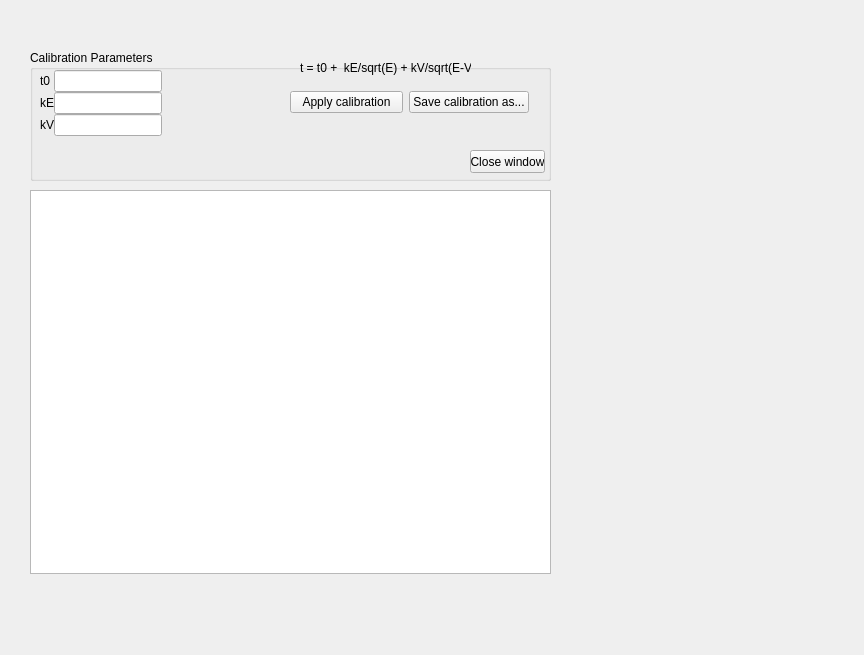
<?xml version="1.0" encoding="UTF-8"?>
<ui version="4.0">
 <class>Calibration_Panel</class>
 <widget class="QWidget" name="Calibration_Panel">
  <property name="geometry">
   <rect>
    <x>0</x>
    <y>0</y>
    <width>864</width>
    <height>655</height>
   </rect>
  </property>
  <property name="windowTitle">
   <string>Form</string>
  </property>
  <widget class="QGroupBox" name="groupBox_2">
   <property name="geometry">
    <rect>
     <x>30</x>
     <y>50</y>
     <width>521</width>
     <height>131</height>
    </rect>
   </property>
   <property name="sizePolicy">
    <sizepolicy hsizetype="Expanding" vsizetype="Expanding">
     <horstretch>0</horstretch>
     <verstretch>0</verstretch>
    </sizepolicy>
   </property>
   <property name="title">
    <string>Calibration Parameters</string>
   </property>
   <widget class="QWidget" name="horizontalLayoutWidget_2">
    <property name="geometry">
     <rect>
      <x>10</x>
      <y>20</y>
      <width>181</width>
      <height>64</height>
     </rect>
    </property>
    <layout class="QHBoxLayout" name="horizontalLayout_3">
     <property name="spacing">
      <number>0</number>
     </property>
     <property name="sizeConstraint">
      <enum>QLayout::SetFixedSize</enum>
     </property>
     <item>
      <layout class="QVBoxLayout" name="verticalLayout_2">
       <property name="spacing">
        <number>0</number>
       </property>
       <property name="sizeConstraint">
        <enum>QLayout::SetMaximumSize</enum>
       </property>
       <item>
        <widget class="QLabel" name="t0_label">
         <property name="sizePolicy">
          <sizepolicy hsizetype="Preferred" vsizetype="Expanding">
           <horstretch>0</horstretch>
           <verstretch>0</verstretch>
          </sizepolicy>
         </property>
         <property name="text">
          <string>t0</string>
         </property>
        </widget>
       </item>
       <item>
        <widget class="QLabel" name="kE_label">
         <property name="sizePolicy">
          <sizepolicy hsizetype="Preferred" vsizetype="Expanding">
           <horstretch>0</horstretch>
           <verstretch>0</verstretch>
          </sizepolicy>
         </property>
         <property name="text">
          <string>kE</string>
         </property>
        </widget>
       </item>
       <item>
        <widget class="QLabel" name="kV_label">
         <property name="sizePolicy">
          <sizepolicy hsizetype="Preferred" vsizetype="Expanding">
           <horstretch>0</horstretch>
           <verstretch>0</verstretch>
          </sizepolicy>
         </property>
         <property name="text">
          <string>kV</string>
         </property>
        </widget>
       </item>
      </layout>
     </item>
     <item>
      <layout class="QVBoxLayout" name="verticalLayout_3">
       <property name="spacing">
        <number>0</number>
       </property>
       <property name="sizeConstraint">
        <enum>QLayout::SetMaximumSize</enum>
       </property>
       <item>
        <widget class="QLineEdit" name="t0_value">
         <property name="sizePolicy">
          <sizepolicy hsizetype="Expanding" vsizetype="Expanding">
           <horstretch>0</horstretch>
           <verstretch>0</verstretch>
          </sizepolicy>
         </property>
        </widget>
       </item>
       <item>
        <widget class="QLineEdit" name="kE_value">
         <property name="sizePolicy">
          <sizepolicy hsizetype="Expanding" vsizetype="Expanding">
           <horstretch>0</horstretch>
           <verstretch>0</verstretch>
          </sizepolicy>
         </property>
        </widget>
       </item>
       <item>
        <widget class="QLineEdit" name="kV_value">
         <property name="sizePolicy">
          <sizepolicy hsizetype="Expanding" vsizetype="Expanding">
           <horstretch>0</horstretch>
           <verstretch>0</verstretch>
          </sizepolicy>
         </property>
        </widget>
       </item>
      </layout>
     </item>
    </layout>
   </widget>
   <widget class="QWidget" name="layoutWidget">
    <property name="geometry">
     <rect>
      <x>260</x>
      <y>40</y>
      <width>239</width>
      <height>25</height>
     </rect>
    </property>
    <layout class="QHBoxLayout" name="horizontalLayout">
     <item>
      <widget class="QPushButton" name="applyButton">
       <property name="text">
        <string>Apply calibration</string>
       </property>
      </widget>
     </item>
     <item>
      <widget class="QPushButton" name="saveButton">
       <property name="text">
        <string>Save calibration as...</string>
       </property>
      </widget>
     </item>
    </layout>
   </widget>
   <widget class="QLabel" name="kE_label_2">
    <property name="geometry">
     <rect>
      <x>270</x>
      <y>10</y>
      <width>171</width>
      <height>16</height>
     </rect>
    </property>
    <property name="text">
     <string>t = t0 +  kE/sqrt(E) + kV/sqrt(E-V)</string>
    </property>
   </widget>
   <widget class="QPushButton" name="closeButton">
    <property name="geometry">
     <rect>
      <x>440</x>
      <y>100</y>
      <width>75</width>
      <height>23</height>
     </rect>
    </property>
    <property name="text">
     <string>Close window</string>
    </property>
   </widget>
  </widget>
  <widget class="QSplitter" name="splitter">
   <property name="geometry">
    <rect>
     <x>30</x>
     <y>190</y>
     <width>521</width>
     <height>384</height>
    </rect>
   </property>
   <property name="orientation">
    <enum>Qt::Vertical</enum>
   </property>
   <widget class="PlotWidget" name="ToF_axis">
    <property name="sizePolicy">
     <sizepolicy hsizetype="Expanding" vsizetype="Expanding">
      <horstretch>0</horstretch>
      <verstretch>0</verstretch>
     </sizepolicy>
    </property>
   </widget>
  </widget>
 </widget>
 <customwidgets>
  <customwidget>
   <class>PlotWidget</class>
   <extends>QGraphicsView</extends>
   <header>pyqtgraph</header>
   <container>1</container>
  </customwidget>
 </customwidgets>
 <resources/>
 <connections/>
</ui>
